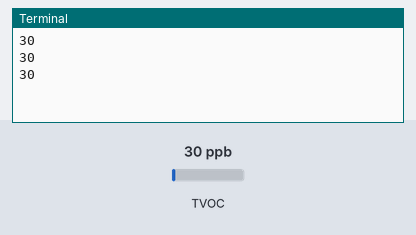
A program run on a simulated Raspberry Pi (BCM pin numbers). Shown: the last lines printed to the terminal. The test bench sets the inputs (shaded band); at power-on: TVOC 30 ppb.

Above: at 1.2 s.
1.3 s: TVOC set to 20 ppb
At 1.9 s:
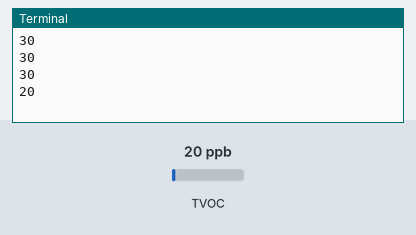
2.8 s: TVOC set to 250 ppb
At 3.4 s:
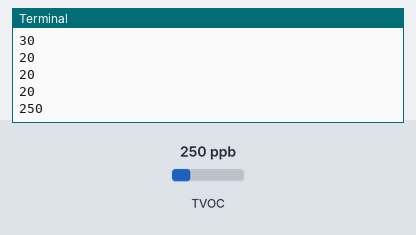
Timing chart, 0 to 5.8 s (numbered marks = the images above; inputs shaded):
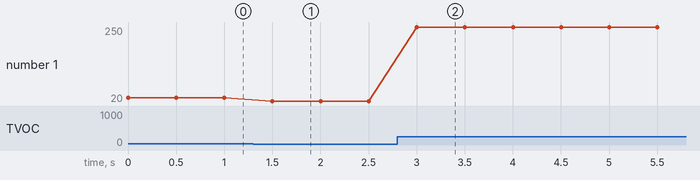

Measured:
- after the input at 1.3 s, the terminal: prints a new line after 0.20 s (image 1)
- after the input at 2.8 s, the terminal: prints a new line after 0.20 s (image 2)
- plotted number 1: 30 → 20 after the input at 1.3 s, 20 → 250 after the input at 2.8 s

The program:

tvoc.py
```python
#!/usr/bin/env python3

import time
import board
import busio
import adafruit_ccs811

i2c = busio.I2C(board.SCL, board.SDA)
ccs811 = adafruit_ccs811.CCS811(i2c)

# Wait for the sensor to be ready
while not ccs811.data_ready:
    pass

while True:
    # print("CO2: %1.0f PPM" % ccs811.eco2)
    # print("TVOC: %1.0f PPM" % ccs811.tvoc)
    # print("Temp: %0.1f C" % ccs811.temperature)
    # print("CO2: {} PPM, TVOC: {} PPB".format(ccs811.eco2, ccs811.tvoc))
    print(ccs811.tvoc)
    time.sleep(0.5)
```
